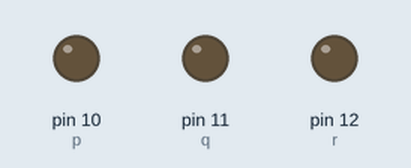
This program was run on a simulated Raspberry Pi (header pin numbers). On the bench: output pins drawn as LEDs (lit = HIGH).

Above: at 0.1 s.
At 19.1 s:
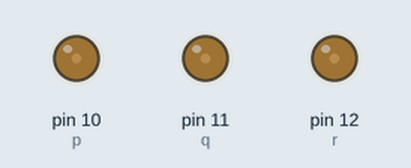
At 39.1 s:
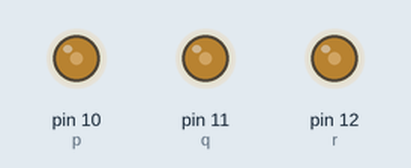
Timing chart, 0 to 40.0 s (numbered marks = the images above):
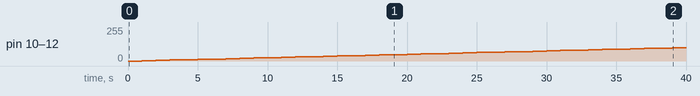

Measured:
- by itself, pin 10 (p), pin 11 (q), pin 12 (r): moves from 0/255 to 99/255 over 38.0 s

The program:

rgb_leb_different_colors_and_brightness_using_PWM.py
```python
import time
import RPi.GPIO as IO
IO.setwarnings(False)
IO.setmode(IO.BOARD)

IO.setup(10,IO.OUT)
IO.setup(11,IO.OUT)
IO.setup(12,IO.OUT)

p=IO.PWM(10,100)
q=IO.PWM(11,100)
r=IO.PWM(12,100)

p.start(0)
q.start(100)
r.start(50)

while 1:
    for x in range(50):
        p.ChangeDutyCycle(x)
        q.ChangeDutyCycle(x)
        r.ChangeDutyCycle(x)
        time.sleep(1)
    for x in range(50):
        p.ChangeDutyCycle(50-x)
        q.ChangeDutyCycle(50-x)
        r.ChangeDutyCycle(50-x)
        time.sleep(1)
```
